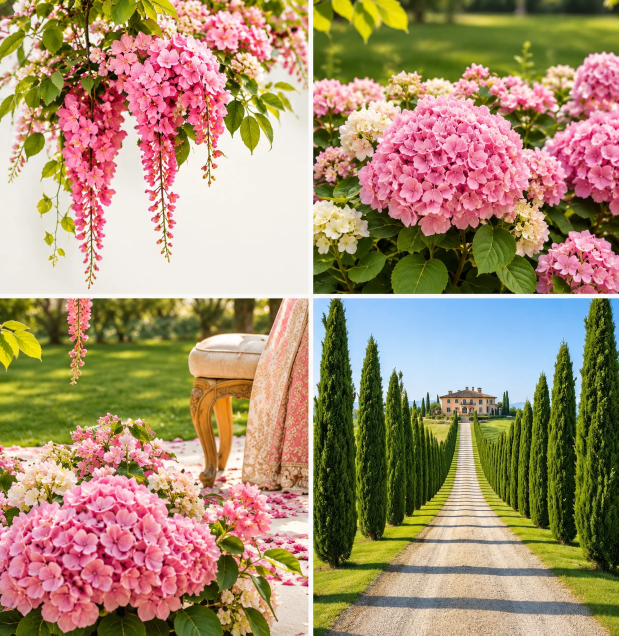
#> input picture assets-src/botanical/ref-flowers.webp, 1237 x 1271 px (shown at 1/2 size); its folder holds 6 pictures in this run
$ python build_botanicals.py ../assets-src/botanical/ref-bride.webp
#> lines starting #> are read from the running program, lines starting #| are printed output that depends on the picture; after the words box and inside, x2 and y2 are one past the last pixel; in counts of white or black regions, pixels touching at a corner belong together
"""Cuts the sharp botanical layers the sections use from the photographs in assets-src/botanical/:

    ref-flowers.webp  a 2 x 2 collage: wisteria on white | hydrangea bed
                                       hydrangeas on the petal path | (avenue, unused)
    ref-avenue.webp   the cypress avenue leading to the villa

Writes transparent WebP + AVIF layers to public/assets/botanical/:
    canopy-l / canopy-r       a wisteria canopy for a top corner (the right one is its mirror)
    strand-1 / -2 / -3        single hanging wisteria strands
    bed-l / bed-r             a hydrangea bed for a bottom corner (natural inner edge)
    bed-wide                  a long hydrangea border (both ends meant to run off-screen)
    cypress-l / cypress-r     a group of tall cypresses for the left / right edge
and the avenue photograph itself to public/assets/img/cypress-avenue.

    python3 tools/build_botanicals.py [--debug DIR]

Nothing here is blurred: every edge comes from a colour key or GrabCut on an in-focus photo.
"""
import os
import sys

import cv2
import numpy as np
from PIL import Image

ROOT = os.path.dirname(os.path.dirname(os.path.abspath(__file__)))
SRC = os.path.join(ROOT, "assets-src", "botanical")
OUT = os.path.join(ROOT, "public", "assets", "botanical")
IMG = os.path.join(ROOT, "public", "assets", "img")
DEBUG = sys.argv[sys.argv.index("--debug") + 1] if "--debug" in sys.argv else None


def load(name):
#> called with name = 'ref-flowers.webp'
    return cv2.cvtColor(np.array(Image.open(os.path.join(SRC, name)).convert("RGB")), cv2.COLOR_RGB2BGR)


def smoothstep(e0, e1, x):
    t = np.clip((x - e0) / (e1 - e0), 0, 1)
    return t * t * (3 - 2 * t)


def unsharp(bgr, amount=0.35, sigma=1.0):
    f = bgr.astype(np.float32)
    return np.clip(f + amount * (f - cv2.GaussianBlur(f, (0, 0), sigma)), 0, 255).astype(np.uint8)


def save(name, bgr, alpha=None, folder=OUT, scale=1.0, quality=88, crisp=0.3):
    os.makedirs(folder, exist_ok=True)
    if alpha is not None:
        ys, xs = np.where(alpha > 0.01)
        y0, y1, x0, x1 = ys.min(), ys.max() + 1, xs.min(), xs.max() + 1
        bgr, alpha = bgr[y0:y1, x0:x1], alpha[y0:y1, x0:x1]
    if scale != 1.0:
        size = (round(bgr.shape[1] * scale), round(bgr.shape[0] * scale))
        if alpha is not None:   # premultiplied, so edges gain no dark or pale halo
            pre = cv2.resize(bgr.astype(np.float32) * alpha[..., None], size, interpolation=cv2.INTER_LANCZOS4)
            alpha = np.clip(cv2.resize(alpha, size, interpolation=cv2.INTER_LANCZOS4), 0, 1)
            bgr = np.clip(pre / np.maximum(alpha[..., None], 1e-3), 0, 255).astype(np.uint8)
        else:
            bgr = cv2.resize(bgr, size, interpolation=cv2.INTER_LANCZOS4)
    if crisp:
        bgr = unsharp(bgr, crisp)
    im = Image.fromarray(cv2.cvtColor(bgr, cv2.COLOR_BGR2RGB))
    if alpha is not None:
        im.putalpha(Image.fromarray((np.clip(alpha, 0, 1) * 255).astype(np.uint8)))
    base = os.path.join(folder, name)
    im.save(base + ".webp", quality=quality, method=6)
    im.save(base + ".avif", quality=quality - 14)
    print(f"  {name:12s} {im.width}x{im.height}  webp {os.path.getsize(base + '.webp') // 1024} KB")
    return im


def decontaminate(bgr, alpha, bg):
    """Takes the background colour out of semi-transparent edge pixels (no white or green fringe)."""
    a = np.clip(alpha, 0, 1)[..., None]
    c = bgr.astype(np.float32)
    f = (c - (1 - a) * np.asarray(bg, np.float32)) / np.maximum(a, 0.1)
    return np.clip(np.where(a > 0.97, c, f), 0, 255).astype(np.uint8)


def keep_big(mask, min_area):
    n, lab, st, _ = cv2.connectedComponentsWithStats(mask.astype(np.uint8))
    keep = np.zeros(n, bool)
    keep[1:] = st[1:, cv2.CC_STAT_AREA] >= min_area
    return keep[lab]


def grabcut(bgr, init, iters=6):
    m = init.copy()
    bgm, fgm = np.zeros((1, 65)), np.zeros((1, 65))
    cv2.grabCut(bgr, m, None, bgm, fgm, iters, cv2.GC_INIT_WITH_MASK)
    return np.where((m == cv2.GC_FGD) | (m == cv2.GC_PR_FGD), 1, 0).astype(np.uint8)


def soft(mask, sigma=1.0):
    return cv2.GaussianBlur(mask.astype(np.float32), (0, 0), sigma)


collage = load("ref-flowers.webp")
TL, TR, BL = collage[0:589, 0:618], collage[0:589, 625:1237], collage[596:1271, 0:618]
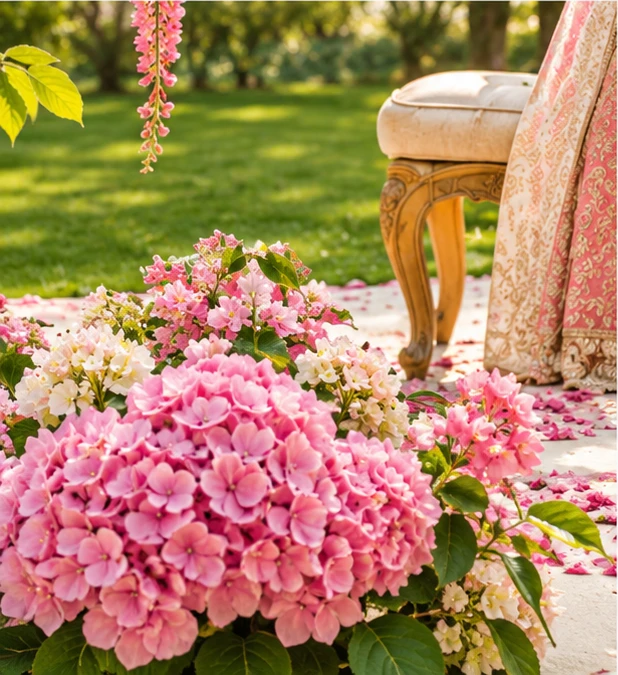
#> BL: shape (675, 618, 3); mean B, G, R 97.9, 134.1, 175

# ---------------------------------------------------------------- wisteria (on white)
print("wisteria…")
bg = np.median(TL[480:585, 470:615].reshape(-1, 3), axis=0)
#> bg = [234, 239, 243]
dist = np.linalg.norm(TL.astype(np.float32) - bg, axis=2)
# background = near-white pixels connected to the border; pale petals inside the flowers stay
tb, tg, tr_ = [c.astype(np.float32) for c in cv2.split(TL)]
tv = np.maximum(np.maximum(tr_, tg), tb)
tsat = (tv - np.minimum(np.minimum(tr_, tg), tb)) / np.maximum(tv, 1)
# the wall is lit unevenly (warmer and darker on the left), so key on "bright and unsaturated" too
near = ((dist < 26) | ((tsat < 0.085) & (tv > 200))).astype(np.uint8)
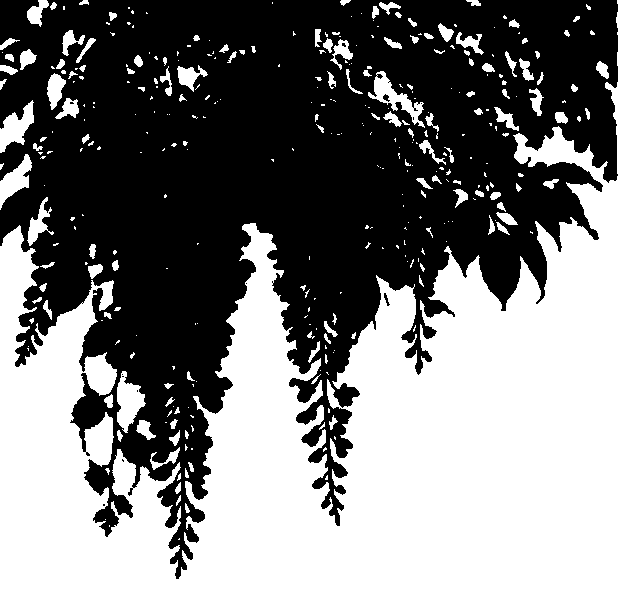
#> near: shape (589, 618); values 0 (black) and 1 (white), 47.5% white; 361 white regions (226 under 20 px), largest, box (x1, y1, x2, y2) and area: (0, 126, 618, 589) 157620, (117, 371, 146, 433) 998, (368, 71, 425, 128) 915
n, lab, st, _ = cv2.connectedComponentsWithStats(near)
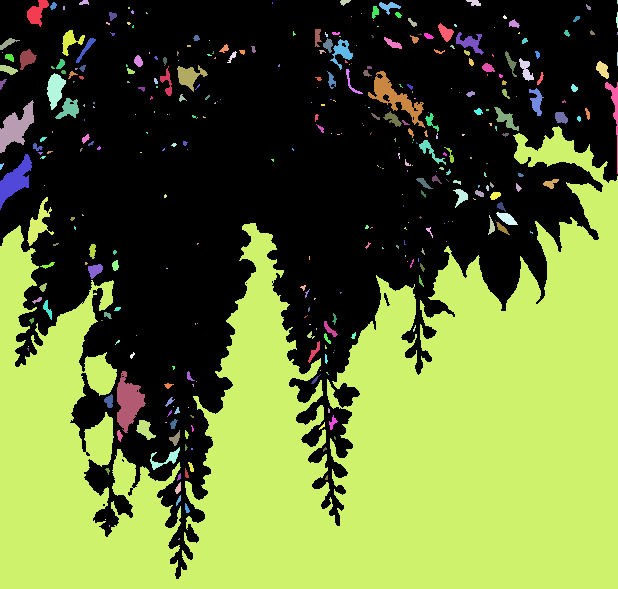
#> lab: shape (589, 618) int32; 362 distinct labels, from 0 to 361; one colour per label, 0 black
#> n = 362; st = 362 rows, first 6: [0, 0, 618, 579, 191144], [27, 0, 22, 27, 307], [79, 0, 10, 5, 35], [340, 0, 11, 6, 39], [466, 0, 15, 6, 59], [617, 0, 1, 4, 4]
border = set(np.unique(np.concatenate([lab[0], lab[-1], lab[:, 0], lab[:, -1]]))) - {0}
#> border = 16 items
# the wall shows through the gaps between strands too: any sizeable white patch is background,
# while pale petals are small and tinted, so they stay
big = np.zeros(n, bool)
big[1:] = st[1:, cv2.CC_STAT_AREA] > 90
outside = np.isin(lab, list(border)) | big[lab]
# how much a background pixel looks like the wall: near its colour, or bright and unsaturated
wall = np.maximum(1 - smoothstep(8, 26, dist), (1 - smoothstep(0.06, 0.11, tsat)) * smoothstep(196, 214, tv))
alpha = np.where(outside, 1 - wall, 1.0).astype(np.float32)
alpha = soft(alpha, 0.7)
alpha *= keep_big(alpha > 0.5, 60)
#> in keep_big, `n, lab, st, _ = cv2.connectedComponentsWithStats(mask.astype(np.uint8))`:
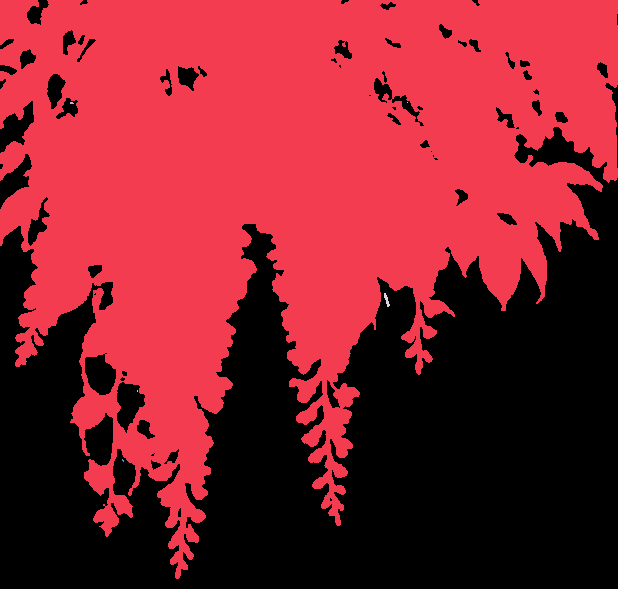
#> lab: shape (589, 618) int32; 7 distinct labels, from 0 to 6; one colour per label, 0 black
#> in keep_big, `n, lab, st, _ = cv2.connectedComponentsWithStats(mask.astype(np.uint8))`: n = 7; st = [[0, 0, 618, 589, 163903], [0, 0, 618, 579, 200046], [70, 102, 4, 2, 7], [407, 102, 1, 1, 1], [384, 293, 6, 14, 39], [137, 390, 1, 2, 2], [122, 459, 2, 3, 4]]
#> in keep_big, `return keep[lab]`: returned value: shape (589, 618) bool; 55% white; 65 black regions (15 under 20 px), largest, box (x1, y1, x2, y2) and area: (0, 127, 618, 589) 154854, (85, 353, 116, 395) 919, (117, 382, 145, 433) 895
#> alpha: shape (589, 618) float32; min 0, max 1, mean 0.543
w_rgb = decontaminate(TL, alpha, bg)
xs = np.arange(TL.shape[1], dtype=np.float32)[None, :]
canopy_a = alpha * (1 - smoothstep(540, 616, xs))       # the photo's right edge fades out
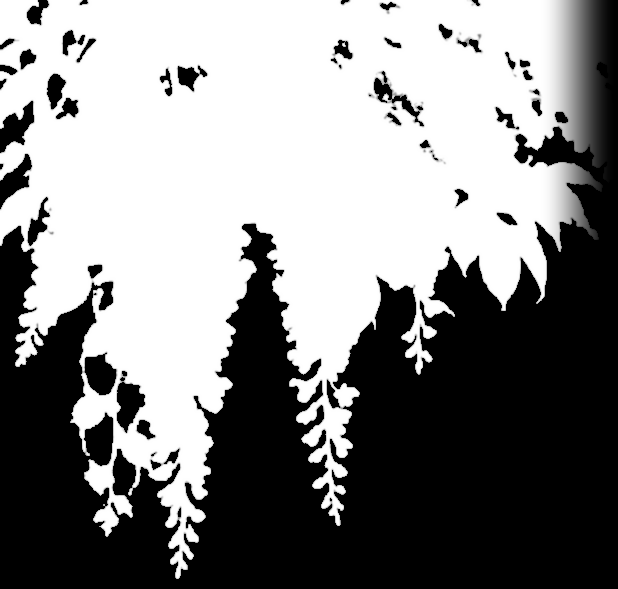
#> canopy_a: shape (589, 618) float32; min 0, max 1, mean 0.524
save("canopy-l", w_rgb, canopy_a)
#> in save, `y0, y1, x0, x1 = ys.min(), ys.max() + 1, xs.min(), xs.max() + 1`: y0 = 0; y1 = 579; x0 = 0; x1 = 612
#> in save, `im.putalpha(Image.fromarray((np.clip(alpha, 0, 1) * 255).astype(np.uin..`:
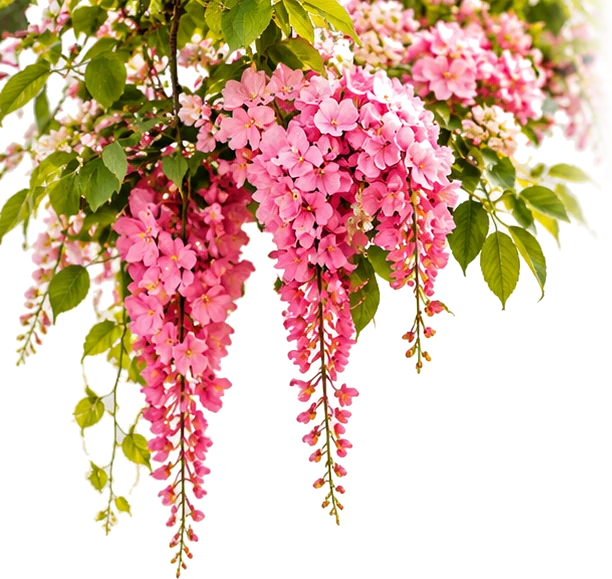
#> im: PIL image 612x579 RGBA; mean R, G, B, A 111, 79.4, 60.2, 137.3; transparent parts drawn white
#|   canopy-l     612x579  webp 106 KB
save("canopy-r", np.ascontiguousarray(w_rgb[:, ::-1]), np.ascontiguousarray(canopy_a[:, ::-1]))
#|   canopy-r     612x579  webp 105 KB
#> (the run stopped early here; a loop or call above may not have finished)
